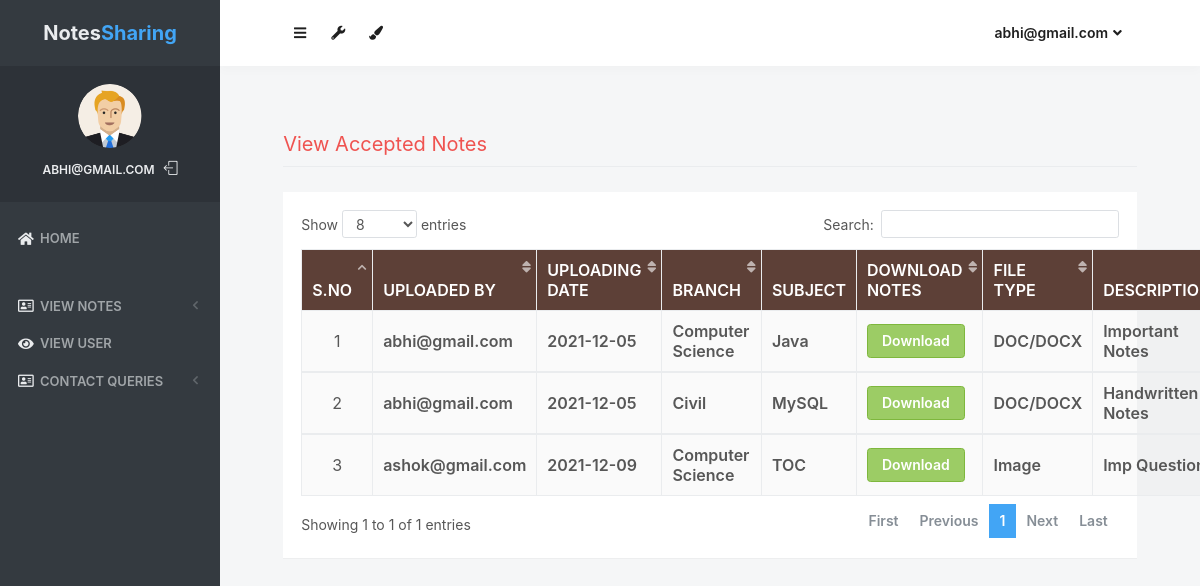
Page /accepted_notes (signed in) on the committed database.
### notes/models.py (models this page shows, shortened)
class Notes(models.Model):
    user = models.ForeignKey(User,on_delete=models.CASCADE)
    uploadingdate = models.CharField(max_length=30)
    branch = models.CharField(max_length=30)
    subject = models.CharField(max_length=30)
    notesfile = models.FileField(null=True)
    filetype = models.CharField(max_length=30)
    description = models.CharField(max_length=200, null=True)
    status = models.CharField(max_length=15)

### notes/views.py (the view)
# urls.py: path('accepted_notes', accepted_notes, name='accepted_notes'),
def accepted_notes(request):
    if not request.user.is_authenticated:
        return redirect('login_admin')
    notes = Notes.objects.filter(status = "Accept")
    d = {'notes':notes}
    return render(request, 'accepted_notes.html',d)

### notes/templates/accepted_notes.html (shortened to what this page needs)
{% load static %}
<html lang="en" class="no-focus">
    <head>
        <link rel="stylesheet" href="{% static 'js/plugins/datatables/dataTables.bootstrap4.min.css' %}">
        <link rel="stylesheet" id="css-main" href="{% static 'css1/codebase.min.css' %}">
    </head>
    <body>
        <div id="page-container" class="sidebar-o sidebar-inverse side-scroll page-header-fixed main-content-narrow">
         {% include "sidebar.html" %}
            {% include "admin_nav.html" %}
            <main id="main-container">
                <div class="content">
                    <h2 class="content-heading text-danger">View Accepted Notes</h2>
                    <div class="block">
                        <div class="block-content block-content-full">
                            <table class="table table-bordered table-striped table-vcenter js-dataTable-full-pagination">
                                <thead class="text-white" style="background-color : #5d4037;">
                                    <tr>
                                        <th class="text-center">S.No</th>
                                        <th class="d-none d-sm-table-cell">Uploaded By</th>
                                        <th class="d-none d-sm-table-cell">Uploading Date</th>
                                        <th class="d-none d-sm-table-cell">Branch</th>
                                        <th class="d-none d-sm-table-cell">Subject</th>
                                        <th class="d-none d-sm-table-cell">Download Notes</th>
                                        <th class="d-none d-sm-table-cell">File Type</th>
                                        <th class="d-none d-sm-table-cell">Description</th>
                                    </tr>
                                </thead>
                                {% for i in notes %}
                                <tbody>
                                    <tr>
                                        <td class="text-center">{{forloop.counter}}</td>
                                        <td class="font-w600">{{i.user.username}}</td>
					<td class="font-w600">{{i.uploadingdate}}</td>
					<td class="font-w600">{{i.branch}}</td>
					<td class="font-w600">{{i.subject}}</td>
					<td class="font-w600"><a href="{{i.notesfile.url}}" class="btn btn-success" download>Download</a></td>
					<td class="font-w600">{{i.filetype}}</td>
					<td class="font-w600">{{i.description}}</td>
                                    </tr>
                                        {% endfor %}
                                </tbody>
                            </table>
                        </div>
                    </div>
                </div>
            </main>
        </div>
 <link rel="stylesheet" href="https://use.fontawesome.com/releases/v5.6.3/css/all.css">
    </body>
</html>

### notes/templates/sidebar.html (shortened to what this page needs)
{% load static %}
   <nav id="sidebar">
                <div id="sidebar-scroll">
                    <div class="sidebar-content">
                        <div class="content-header content-header-fullrow px-15">
                            <div class="content-header-section text-center align-parent sidebar-mini-hidden">
                                <div class="content-header-item">
                                    <a class="link-effect font-w700" href="{% url 'admin_home' %}">
                                           <span class="font-size-xl text-dual-primary-dark">Notes</span><span class="font-size-xl text-primary">Sharing</span>
                                    </a>
                                </div>
                            </div>
                        </div>
                        <div class="content-side content-side-full content-side-user px-10 align-parent">
                            <div class="sidebar-mini-hidden-b text-center">
                                <a class="img-link" href="be_pages_generic_profile.html">
                                    <img class="img-avatar" src="{% static 'img/avatars/user1.png' %}" alt="">
                                </a>
                                <ul class="list-inline mt-10">
                                    <li class="list-inline-item">
                                        <a class="link-effect text-dual-primary-dark font-size-xs font-w600 text-uppercase" href="{% url 'admin_home' %}">{{ request.user.username }}</a>
                                    </li>
                                    <li class="list-inline-item">
                                        <a class="link-effect text-dual-primary-dark" href="{% url 'logout' %}">
                                            <i class="si si-logout"></i>
                                        </a>
                                    </li>
                                </ul>
                            </div>
                        </div>
                        <div class="content-side content-side-full">
                            <ul class="nav-main">
                                <li class="open">
                                    <a href="{% url 'admin_home' %}"><i class="fas fa-home"></i><span class="sidebar-mini-hide">Home</span></a>
                                </li>
                                <li class="nav-main-heading"><span class="sidebar-mini-visible">UI</span></li>
                                <li>
                                    <a class="nav-submenu" data-toggle="nav-submenu"><i class="far fa-address-card"></i>View Notes</a>
                                </li>
                                <li>
                                    <a  href="{% url 'view_users' %}"><i class="fas fa-eye"></i><span class="sidebar-mini-hide">View User</span></a>
                                </li>
                                <li>
                                    <a class="nav-submenu" data-toggle="nav-submenu"><i class="far fa-address-card"></i>Contact Queries</a>
                                </li>
                           </ul>
                        </div>
                    </div>
                </div>
            </nav>

### notes/templates/admin_nav.html (shortened to what this page needs)
{% load static %}
            <header id="page-header">
                <div class="content-header">
                    <div class="content-header-section">
                        <button type="button" class="btn btn-circle btn-dual-secondary" data-toggle="layout" data-action="sidebar_toggle">
                            <i class="fa fa-navicon"></i>
                        </button>
                        <div class="btn-group" role="group">
                            <button type="button" class="btn btn-circle btn-dual-secondary" id="page-header-options-dropdown" data-toggle="dropdown" aria-haspopup="true" aria-expanded="false">
                                <i class="fa fa-wrench"></i>
                            </button>
                        </div>
                        <div class="btn-group" role="group">
                            <button type="button" class="btn btn-circle btn-dual-secondary" id="page-header-themes-dropdown" data-toggle="dropdown" aria-haspopup="true" aria-expanded="false">
                                <i class="fa fa-paint-brush"></i>
                            </button>
                        </div>
                    </div>
                    <div class="content-header-section">
                        <div class="btn-group" role="group">
                            <button type="button" class="btn btn-rounded btn-dual-secondary" id="page-header-user-dropdown" data-toggle="dropdown" aria-haspopup="true" aria-expanded="false">
                                {{ request.user.username}}<i class="fa fa-angle-down ml-5"></i>
                            </button>
                        </div>
                    </div>
                </div>
            </header>

### rows in the picture
Notes: user.username "abhi@gmail.com", uploadingdate "2021-12-05", branch "Computer Science", subject "Java", filetype "DOC/DOCX", description "Important Notes"
Notes: user.username "abhi@gmail.com", uploadingdate "2021-12-05", branch "Civil", subject "MySQL", filetype "DOC/DOCX", description "Handwritten Notes"
Notes: user.username "ashok@gmail.com", uploadingdate "2021-12-09", branch "Computer Science", subject "TOC", filetype "Image", description "Imp…"

### other values in the picture
{{ request.user.username }} "ABHI@GMAIL.COM"
{{ request.user.username }} "abhi@gmail.com"
